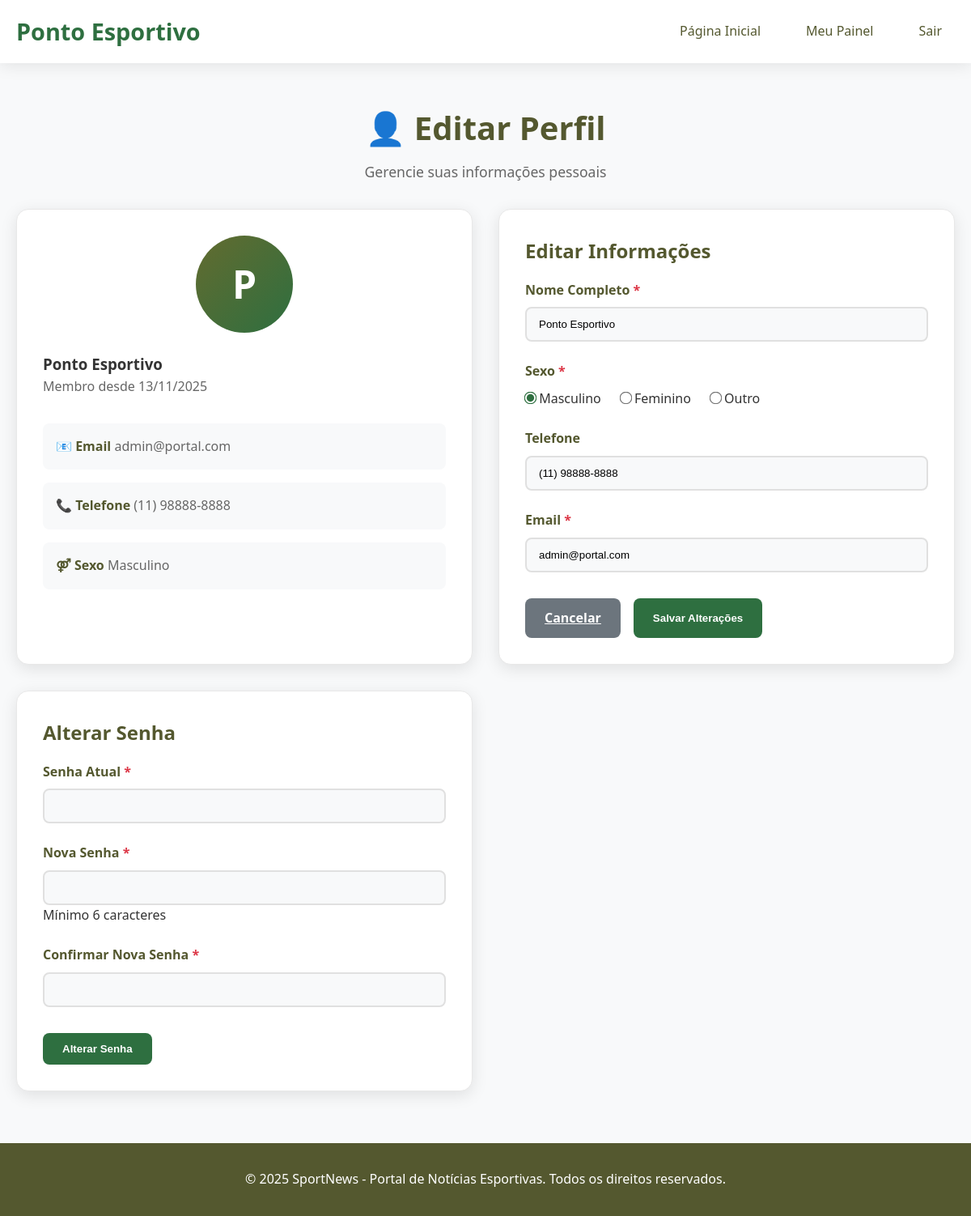
/editar_perfil.php (signed in), run on the app's committed database.
### tables this page shows
CREATE TABLE `usuarios` (
  `id` int(11) NOT NULL,
  `nome` varchar(100) NOT NULL,
  `sexo` enum('M','F','O') NOT NULL,
  `fone` varchar(20) DEFAULT NULL,
  `email` varchar(100) NOT NULL,
  `senha` varchar(255) NOT NULL,
  `data_criacao` datetime DEFAULT current_timestamp()
);

### classes/Usuario.php (called while the page is built, shortened)
<?php
class Usuario {
    private $conn;
    private $table_name = "usuarios";
    public function __construct($db) {
        $this->conn = $db;
    }
    public function lerPorId($id) {
        $query = "SELECT id, nome, sexo, fone, email, data_criacao
                 FROM " . $this->table_name . "
                 WHERE id = ?";
        $stmt = $this->conn->prepare($query);
        $stmt->execute([$id]);
        return $stmt->fetch(PDO::FETCH_ASSOC);
    }
}
?>

### editar_perfil.php (the view, shortened to what this page needs)
<?php
include_once './config/config.php';
include_once './classes/Usuario.php';
$usuario = new Usuario($db);
$dados_usuario = $usuario->lerPorId($_SESSION['usuario_id']);
?>
<!DOCTYPE html>
<html lang="pt-BR">
<head>
    <link rel="stylesheet" href="css/editar_perfil.css">
</head>
<body>
    <header>
        <div class="container">
            <div class="header-content">
                <div class="logo">
                    <h1>Ponto Esportivo</h1>
                </div>
                <div class="nav-links">
                    <a href="index.php">Página Inicial</a>
                    <a href="meu_painel.php">Meu Painel</a>
                    <a href="logout.php">Sair</a>
                </div>
            </div>
        </div>
    </header>
    <main class="container">
        <div class="page-header">
            <h2>👤 Editar Perfil</h2>
            <p>Gerencie suas informações pessoais</p>
        </div>
        <div class="profile-container">
            <div class="user-info">
                <div class="user-avatar">
                    <?php echo strtoupper(substr($dados_usuario['nome'], 0, 1)); ?>
                </div>
                <h3><?php echo htmlspecialchars($dados_usuario['nome']); ?></h3>
                <p style="color: #666; margin-bottom: 2rem;">Membro desde <?php echo date('d/m/Y', strtotime($dados_usuario['data_criacao'])); ?></p>
                <div class="user-details">
                    <div class="user-detail">
                        <strong>📧 Email</strong>
                        <span><?php echo htmlspecialchars($dados_usuario['email']); ?></span>
                    </div>
                    <div class="user-detail">
                        <strong>📞 Telefone</strong>
                        <span><?php echo $dados_usuario['fone'] ? htmlspecialchars($dados_usuario['fone']) : 'Não informado'; ?></span>
                    </div>
                    <div class="user-detail">
                        <strong>⚤ Sexo</strong>
                        <span>
                            <?php
                            switch($dados_usuario['sexo']) {
                                case 'M': echo 'Masculino'; break;
                            }
                            ?>
                        </span>
                    </div>
                </div>
            </div>
            <div class="form-section">
                <h3>Editar Informações</h3>
                <form method="POST">
                    <div class="form-group">
                        <label for="nome" class="form-label required">Nome Completo</label>
                        <input type="text"
                               class="form-control"
                               id="nome"
                               name="nome"
                               value="<?php echo htmlspecialchars($dados_usuario['nome']); ?>"
                               required>
                    </div>
                    <div class="form-group">
                        <label class="form-label required">Sexo</label>
                        <div class="radio-group">
                            <div class="radio-option">
                                <input type="radio" id="sexo_m" name="sexo" value="M"
                                       <?php echo ($dados_usuario['sexo'] == 'M') ? 'checked' : ''; ?> required>
                                <label for="sexo_m">Masculino</label>
                            </div>
                            <div class="radio-option">
                                <input type="radio" id="sexo_f" name="sexo" value="F"
                                       <?php echo ($dados_usuario['sexo'] == 'F') ? 'checked' : ''; ?>>
                                <label for="sexo_f">Feminino</label>
                            </div>
                            <div class="radio-option">
                                <input type="radio" id="sexo_o" name="sexo" value="O"
                                       <?php echo ($dados_usuario['sexo'] == 'O') ? 'checked' : ''; ?>>
                                <label for="sexo_o">Outro</label>
                            </div>
                        </div>
                    </div>
                    <div class="form-group">
                        <label for="fone" class="form-label">Telefone</label>
                        <input type="tel"
                               class="form-control"
                               id="fone"
                               name="fone"
                               value="<?php echo $dados_usuario['fone'] ? htmlspecialchars($dados_usuario['fone']) : ''; ?>"
                               placeholder="(11) 99999-9999">
                    </div>
                    <div class="form-group">
                        <label for="email" class="form-label required">Email</label>
                        <input type="email"
                               class="form-control"
                               id="email"
                               name="email"
                               value="<?php echo htmlspecialchars($dados_usuario['email']); ?>"
                               required>
                    </div>
                    <div class="form-actions">
                        <a href="meu_painel.php" class="btn btn-secondary">Cancelar</a>
                        <button type="submit" name="atualizar_perfil" class="btn btn-primary">
                            Salvar Alterações
                        </button>
                    </div>
                </form>
            </div>
            <div class="form-section">
                <h3>Alterar Senha</h3>
                <form method="POST">
                    <div class="form-group">
                        <label for="senha_atual" class="form-label required">Senha Atual</label>
                        <input type="password"
                               class="form-control"
                               id="senha_atual"
                               name="senha_atual"
                               required>
                    </div>
                    <div class="form-group">
                        <label for="nova_senha" class="form-label required">Nova Senha</label>
                        <input type="password"
                               class="form-control"
                               id="nova_senha"
                               name="nova_senha"
                               required>
                        <div class="form-text">Mínimo 6 caracteres</div>
                    </div>
                    <div class="form-group">
                        <label for="confirmar_senha" class="form-label required">Confirmar Nova Senha</label>
                        <input type="password"
                               class="form-control"
                               id="confirmar_senha"
                               name="confirmar_senha"
                               required>
                    </div>
                    <div class="form-actions">
                        <button type="submit" name="alterar_senha" class="btn btn-primary">
                            Alterar Senha
                        </button>
                    </div>
                </form>
            </div>
        </div>
    </main>
    <footer>
        <div class="container">
            <p>&copy; <?php echo date('Y'); ?> SportNews - Portal de Notícias Esportivas. Todos os direitos reservados.</p>
        </div>
    </footer>
</body>
</html>

### css/editar_perfil.css (style rules this page uses)
* { margin: 0; padding: 0; box-sizing: border-box; }
:root { --primary: #2E6F40; --primary-dark: #54582F; --secondary: #636B2F; --light-gray: #f8f9fa; --white: #fff; --text: #333; }
body { font-family: 'Segoe UI', Tahoma, Geneva, Verdana, sans-serif; background: var(--light-gray); color: var(--text); line-height: 1.6; }
.container { max-width: 1200px; margin: 0 auto; padding: 0 20px; }
header { background: white; box-shadow: 0 2px 20px rgba(0,0,0,0.1); padding: 1rem 0; position: sticky; top: 0; z-index: 100; }
.header-content { display: flex; justify-content: space-between; align-items: center; }
.logo h1 { color: var(--primary); font-size: 1.8rem; font-weight: 700; }
.nav-links { display: flex; align-items: center; gap: 1.5rem; }
.nav-links a { color: var(--primary-dark); text-decoration: none; font-weight: 500; padding: 0.5rem 1rem; border-radius: 8px; transition: all 0.3s ease; }
.page-header { text-align: center; margin: 3rem 0 2rem; }
.page-header h2 { font-size: 2.5rem; color: var(--primary-dark); margin-bottom: 0.5rem; }
.page-header p { color: #666; font-size: 1.1rem; }
.profile-container { display: grid; grid-template-columns: 1fr 1fr; gap: 2rem; }
.form-section, .user-info { background: white; border-radius: 15px; padding: 2rem; border: 1px solid #e8e8e8; box-shadow: 0 5px 20px rgba(0,0,0,0.1); }
.form-section h3 { color: var(--primary-dark); font-size: 1.5rem; margin-bottom: 1rem; }
.form-group { margin-bottom: 1.5rem; }
.form-label { font-weight: 600; margin-bottom: 0.5rem; display: block; color: var(--primary-dark); }
.required::after { content: " *"; color: #dc3545; }
.form-control { width: 100%; padding: 12px 15px; background: var(--light-gray); border: 2px solid #e0e0e0; border-radius: 8px; transition: all 0.3s ease; }
.radio-group { display: flex; gap: 1.5rem; }
.radio-option input { transform: scale(1.2); accent-color: var(--primary); }
.form-actions { display: flex; gap: 1rem; margin-top: 2rem; }
.btn { padding: 12px 24px; border-radius: 8px; font-weight: 600; cursor: pointer; border: none; transition: all 0.3s ease; }
.btn-primary { background: var(--primary); color: white; }
.btn-secondary { background: #6c757d; color: white; }
.user-avatar { width: 120px; height: 120px; border-radius: 50%; background: linear-gradient(135deg, var(--secondary) 0%, var(--primary) 100%); color: white; font-size: 3rem; font-weight: 700; margin: 0 auto 1.5rem; display: flex; align-items: center; justify-content: center; }
.user-detail { padding: 1rem; background: var(--light-gray); border-radius: 8px; margin-bottom: 1rem; }
.user-detail strong { color: var(--primary-dark); }
.user-detail span { color: #666; }
footer { background: var(--primary-dark); color: white; padding: 2rem 0; margin-top: 4rem; text-align: center; }

### data on the page
usuarios: nome "P", nome "Ponto Esportivo", data_criacao "13/11/2025", email "admin@portal.com", fone "(11) 98888-8888", sexo "☑ Masculino", sexo "☐ Feminino", sexo "☐ Outro"
